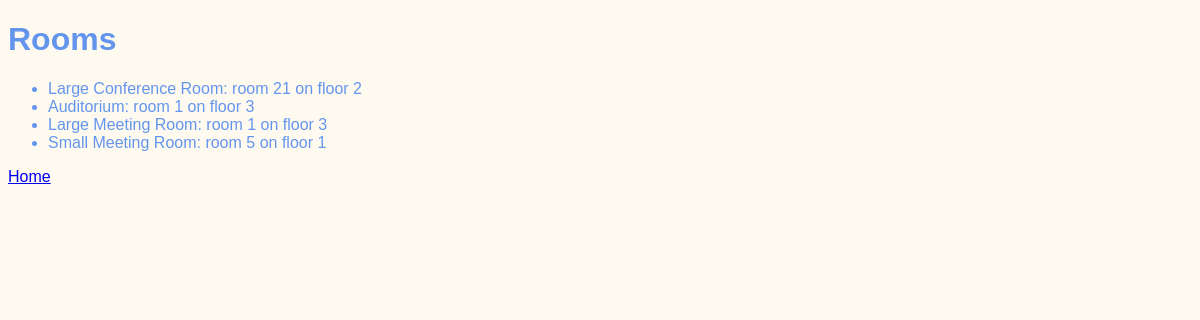
The page /meetings/rooms on the database as committed earlier.
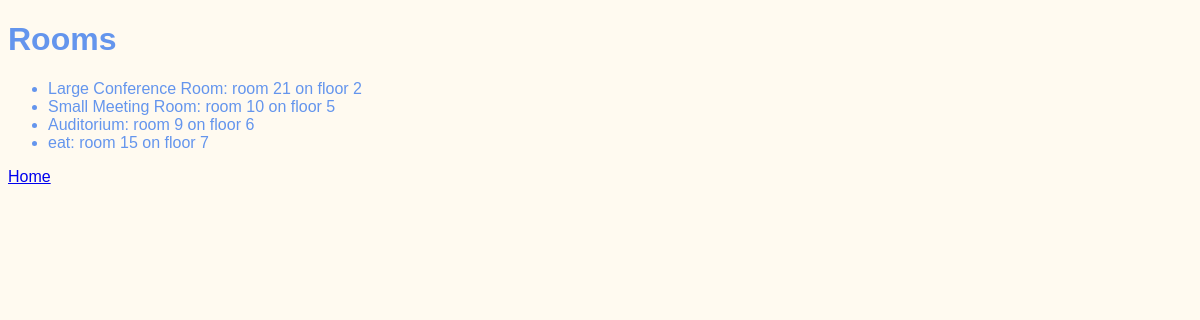
The same page on the database as committed later.
### meetings/models.py (models this page shows)
class Room(models.Model):
    name = models.CharField(max_length=50)
    floor = models.IntegerField()
    room_number = models.IntegerField()
    def __str__(self):
        return f"{self.name}: room {self.room_number} on floor {self.floor}"

### meetings/views.py (the view)
# urls.py: path('rooms', views.rooms, name='rooms'),
def rooms(request):
    return render(request, 'meetings/rooms.html', {'rooms': Room.objects.all()})

### meetings/templates/meetings/rooms.html (shortened to what this page needs)
{% extends "base.html" %}
{% block content %}
    <h1>Rooms</h1>
    <ul>
        {% for room in rooms %}
            <li>
                {{room}}
            </li>
        {% endfor %}
    </ul>
    <a href="{% url 'welcome'%}">Home</a>
{% endblock %}

### website/templates/base.html (shortened to what this page needs)
{% load static %}
<!DOCTYPE html>
<html lang="en">
<head>
    <link rel="stylesheet"
          href="{% static 'website/style.css' %}">
</head>
<body>
    {% block content %}
    {% endblock %}
</body>
</html>

### website/static/website/style.css (style rules this page uses)
body { font-family: sans-serif; color: cornflowerblue; background-color: floralwhite; }

Rows that differ between the two databases and show on the page:
removed Room: name+room_number+floor "Small Meeting Room: room 5 on floor 1"
added Room: name+room_number+floor "Small Meeting Room: room 10 on floor 5"
changed Room: name+room_number+floor "Auditorium: room 1 on floor 3" → "Auditorium: room 9 on floor 6"
changed Room: name+room_number+floor "Large Meeting Room: room 1 on floor 3" → "eat: room 15 on floor 7"
